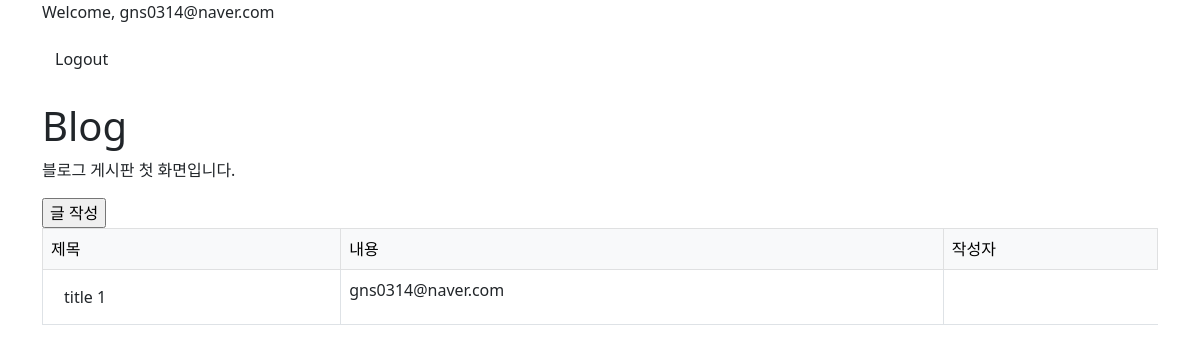
Page /blog/ (signed in) on the earlier database version.
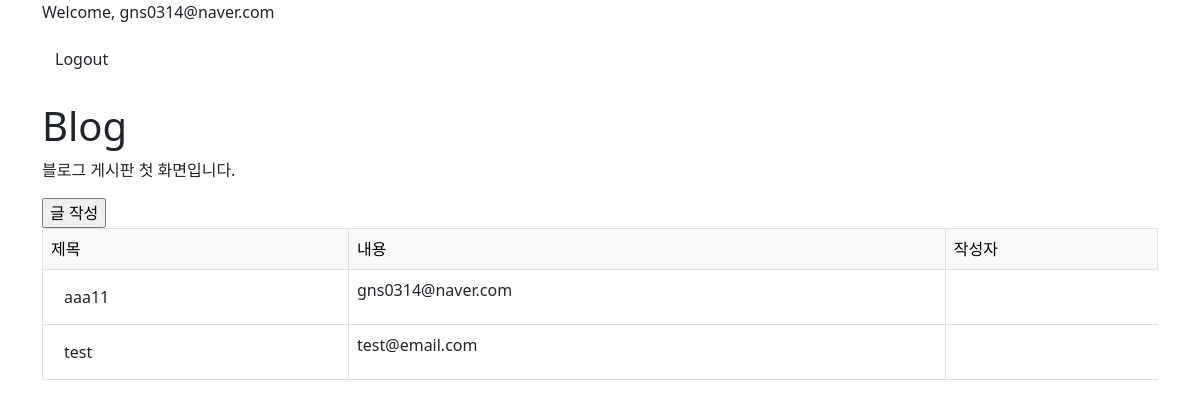
Same page on the later database version.
### blog/models.py (models this page shows)
class Post(models.Model):
    title = models.CharField(max_length=30)
    content = models.TextField()
    writer = models.ForeignKey(User, on_delete=models.CASCADE)
    created_at = models.DateTimeField(auto_now_add=True)
    updated_at = models.DateTimeField(auto_now=True)

### user/models.py (models this page shows)
class User(AbstractUser):
    username = None
    email = models.EmailField(unique=True, max_length=255)
    name = models.CharField(max_length=50, null=True, blank=True)
    is_staff = models.BooleanField(default=False)
    is_superuser = models.BooleanField(default=False)
    is_active = models.BooleanField(default=True)
    last_login = models.DateTimeField(null=True, blank=True)
    date_joined = models.DateTimeField(auto_now_add=True)
    USERNAME_FIELD = 'email'
    EMAIL_FIELD = 'email'
    REQUIRED_FIELDS = []
    objects = UserManager()

### blog/views.py (the view)
# urls.py: path("", views.Index.as_view(), name='list'), # /blog/
class Index(View):
    def get(self, request):
        post_objs = Post.objects.all()
        context = {
            "posts": post_objs,
            "title": "Blog"
        }
        return render(request, 'blog/post_list.html', context)

### blog/templates/blog/post_list.html (shortened to what this page needs)
{% extends 'base.html' %}
{% block content %}
    <p>블로그 게시판 첫 화면입니다.</p>
    <form action="{% url 'blog:write' %}" method="get">
        <input type="submit" value="글 작성">
    </form>
    {% if posts %}
        <table class="table table-bordered">
            <thead class="table-light">
                <tr>
                    <td>제목</td>
                    <td>내용</td>
                    <td>작성자</td>
                </tr>
            </thead>
            <tbody>
                {% for post in posts %}
                    <tr>
                        <td><a href="{% url 'blog:detail' pk=post.pk %}" class="btn">{{ post.title }}</a></td>
                        <td>{{ post.writer }}</td>
                    </tr>
                {% endfor %}
            </tbody>
        </table>
    {% else %}
        <p>작성된 게시물이 없습니다.</p>
    {% endif %}
{% endblock %}

Differences in the rows shown:
removed Post: title "title 1", writer "gns0314@naver.com"
added Post: title "aaa11", writer "gns0314@naver.com"
added Post: title "test", writer "test@email.com"
